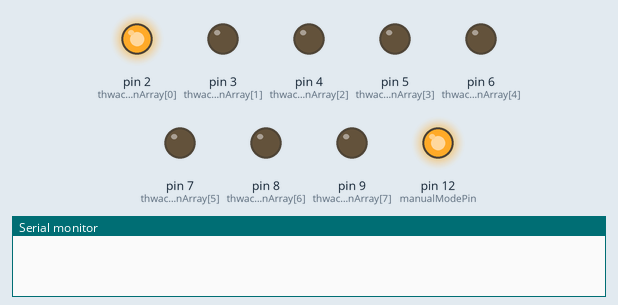
The sketch below on a simulated Arduino Uno, built with avr-gcc and run on an emulated ATmega328P. Shown: output pins drawn as LEDs (lit = HIGH), the last lines printed to the serial monitor.

Above: at 0.05 s.
At 0.6 s:
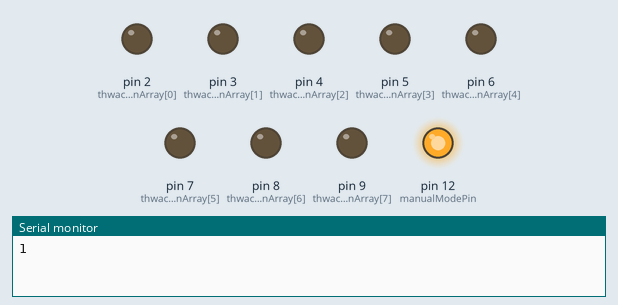
At 1.15 s:
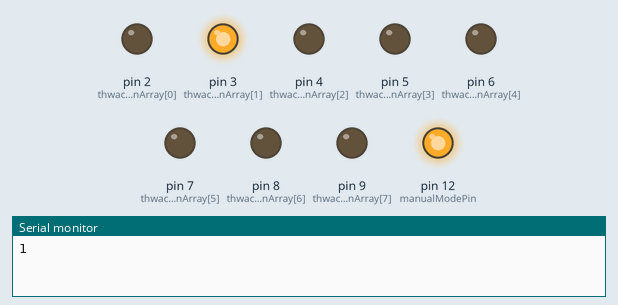
At 3.35 s:
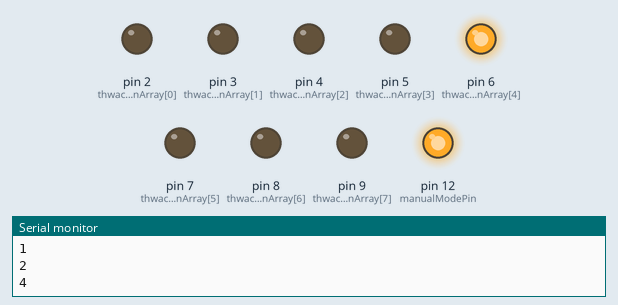
At 5.55 s:
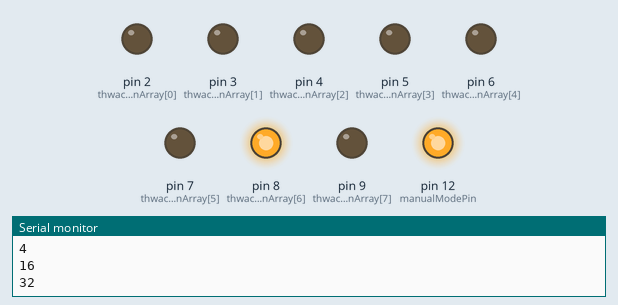
At 9.95 s:
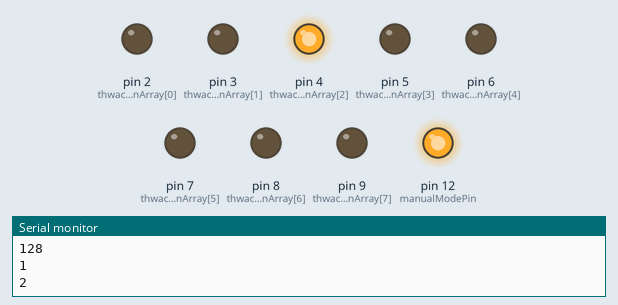
Timing chart, 0 to 10.2 s (numbered marks = the images above):
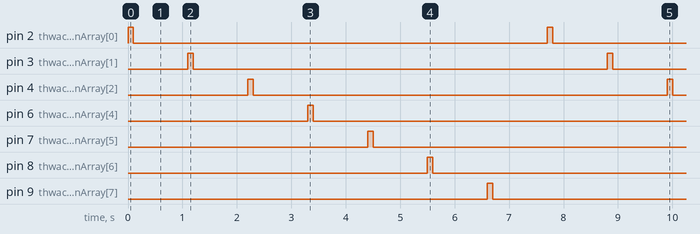

Measured:
- by itself, pin 2 (thwackPinArray[0]), pin 3 (thwackPinArray[1]), pin 4 (thwackPinArray[2]), pin 6 (thwackPinArray[4]), pin 7 (thwackPinArray[5]), pin 8 (thwackPinArray[6]), pin 9 (thwackPinArray[7]): alternates HIGH for 0.10 s and LOW for 7.6 s
- by itself, everything shown: repeats every 7.7 s, in 14 steps

The sketch:

SFM_Jameco_8pins.pde
```cpp
//**************************************************************//
//  Name    : thwaktCode                                        //
//  Author  : Carlyn Maw                                        //
//  Date    : 26 AUG, 2010                                      //
//  Version : 1.0                                               //
//  Notes   : Code for thwaking objects via solenoid            //
//          : based on serial in data or via a manual mode      //
//          : which loops a single array over and over again    //
//****************************************************************


//WAIT! START HERE! Are you in debug mode?
byte debugFlag = 1;

// best rate for the max patch
//long baudRate = 115200;

//number of thwakers
const int numberOfThwakers = 8;

//what pins the thwakers are attached to
byte thwackPinArray[numberOfThwakers] = {
  2,3,4,5,6, 7, 8,9 }
;

byte thwakStateArray[numberOfThwakers] = {
    0,0,0,0,0, 0,0,0}
;

// if we need to not allow the sequence to go too fast.
// for these solenoids the duty cycle is 10%
int minThwackDelay = 1000;
int pulseLength = 100;//100;

// when the pin that needs to be looked at to see if
// should play preprogrammed sequence or respond to sensors
const byte manualModePin = 12;
byte manualModeFlag = 1;  // 1 is off, 0 is on


//holders for infromation you're going to pass to thwaking function
const int lengthOfSequence = 7;
byte sequenceArrayONE[lengthOfSequence];

void setup() {
  //set pins to output because they are addressed in the main loop
  for (byte i = 0; i <= numberOfThwakers; i ++) {
    pinMode(thwackPinArray[i], OUTPUT);
  }

  pinMode(manualModePin, OUTPUT);
  digitalWrite(manualModePin, HIGH); // look for low


  Serial.begin(9600);

  sequenceArrayONE[0] = B00000001;
  sequenceArrayONE[1] = B00000010;
  sequenceArrayONE[2] = B00000100;
  sequenceArrayONE[3] = B00010000;
  sequenceArrayONE[4] = B00100000;
  sequenceArrayONE[5] = B01000000;
  sequenceArrayONE[6] = B10000000;
  sequenceArrayONE[7] = B00000000;
}

void loop() {

  manualModeFlag = digitalRead(manualModePin);  // pressed is LOW, so 0 is ON

//  if (manualModeFlag == 0) {
    playSequence(sequenceArrayONE);
//  }
//  else if (Serial.available() > 0) {
//    // get incoming byte:
//    byte inByte = Serial.read();
//    thwakOut(inByte);
//    delay(minThwackDelay);
//  }
}


void thwakOut(byte myDataOut) {

  int pinState;

  for (int t=7; t>=0; t--)  {

    if ( myDataOut & (1<<t) ) {
      pinState= 1;
    }
    else {
      pinState= 0;
    }
    digitalWrite(thwackPinArray[t], pinState);
  }

  delay(pulseLength);

  for (int t=7; t>=0; t--)  {
    digitalWrite(thwackPinArray[t], 0);

  }
  if (debugFlag) {
    Serial.println(myDataOut, DEC);
  }
}


void playSequence(byte * mySequenceArray) {
  for (int j = 0; j < lengthOfSequence; j++) {
    byte currentByte = mySequenceArray[j];
    thwakOut(currentByte);
    delay(minThwackDelay);
  }
}
```
